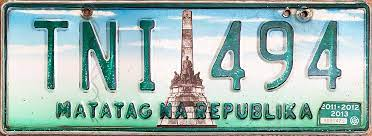
#> input picture image/green.jpg, 372 x 136 px
$ python threshold.py
#> lines starting #> are read from the running program, lines starting #| are printed output that depends on the picture; after the words box and inside, x2 and y2 are one past the last pixel; in counts of white or black regions, pixels touching at a corner belong together
import cv2
import pytesseract
import os
from PIL import Image
import re
pytesseract.pytesseract.tesseract_cmd = r"C:\Program Files\Tesseract-OCR\tesseract.exe"

img = cv2.imread('image/green.jpg')
#> img is the input picture: shape (136, 372, 3); mean B, G, R 177, 181.7, 156.9
img = cv2.cvtColor(img, cv2.COLOR_BGR2GRAY)
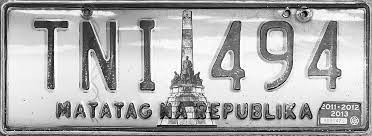
#> img: shape (136, 372); min 1, max 255, mean 173.7

# _, result = cv2.threshold(img, 100, 255, cv2.THRESH_BINARY)

adaptive_result = cv2.adaptiveThreshold(img, 255, cv2.ADAPTIVE_THRESH_GAUSSIAN_C, cv2.THRESH_BINARY, 41, 30) #the 15 is where I input the noise
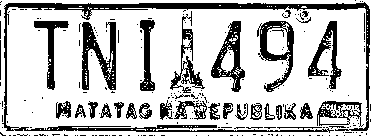
#> adaptive_result: shape (136, 372); 75.4% white; 230 black regions (198 under 20 px), largest, box (x1, y1, x2, y2) and area: (2, 2, 370, 133) 3901, (82, 22, 116, 90) 1134, (257, 21, 294, 92) 903

# cv2.imshow("result", result)
# cv2.waitKey(0)

# Save the result to an image file
cv2.imwrite('image/result.jpg', adaptive_result)

img_file = "image/result.jpg"

img_ocr = Image.open(img_file)
result_ocr = ''
try:
#> (the run stopped early here; a loop or call above may not have finished)

$ run again, with image/1001237705.jpg copied over image/green.jpg
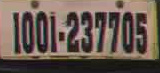
#> input picture image/1001237705.jpg, 160 x 73 px
#> img is the input picture: shape (73, 160, 3); mean B, G, R 81.8, 90.8, 106.2
#> `img = cv2.cvtColor(img, cv2.COLOR_BGR2GRAY)`:
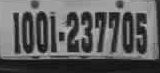
#> img: shape (73, 160); min 13, max 192, mean 94.4
#> `adaptive_result = cv2.adaptiveThreshold(img, 255, cv2.ADAPTIVE_THRESH_..`:
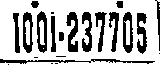
#> adaptive_result: shape (73, 160); 75.4% white; 22 black regions (7 under 20 px), largest, box (x1, y1, x2, y2) and area: (0, 59, 155, 64) 332, (66, 12, 78, 52) 293, (137, 13, 147, 54) 264

$ run again, with image/100806.jpg copied over image/green.jpg
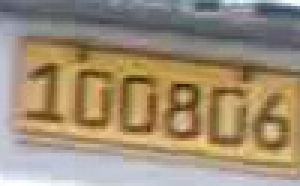
#> input picture image/100806.jpg, 100 x 62 px (shown 3 times larger)
#> img is the input picture: shape (62, 100, 3); mean B, G, R 117.4, 141.8, 158.5
#> `img = cv2.cvtColor(img, cv2.COLOR_BGR2GRAY)`:
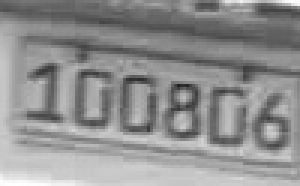
#> img: shape (62, 100) (shown 3 times larger); min 33, max 254, mean 144.1
#> `adaptive_result = cv2.adaptiveThreshold(img, 255, cv2.ADAPTIVE_THRESH_..`:
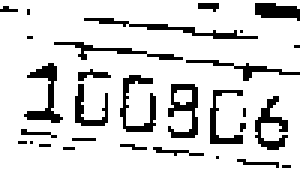
#> adaptive_result: shape (62, 100) (shown 3 times larger); 85.5% white; black in thin lines or dots, all inside (x1, y1, x2, y2) = (0, 1, 100, 56)

$ run again, with image/2875_2022-10-26T08-35-09.874000Z-2169d87f-9125-4cb3-a319-6eb26eac4f5903.jpg copied over image/green.jpg
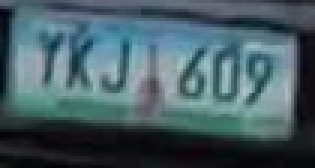
#> input picture image/2875_2022-10-26T08-35-09.874000Z-2169d87f-9125-4cb3-a319-6eb26eac4f5903.jpg, 105 x 56 px (shown 3 times larger)
#> img is the input picture: shape (56, 105, 3); mean B, G, R 99.4, 92.7, 70.4
#> `img = cv2.cvtColor(img, cv2.COLOR_BGR2GRAY)`:
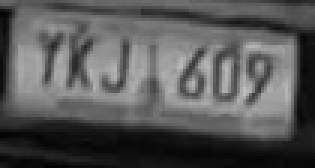
#> img: shape (56, 105) (shown 3 times larger); min 2, max 189, mean 86.8
#> `adaptive_result = cv2.adaptiveThreshold(img, 255, cv2.ADAPTIVE_THRESH_..`:
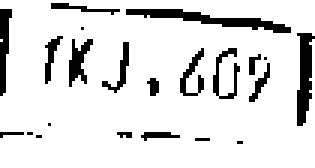
#> adaptive_result: shape (56, 105) (shown 3 times larger); 87.4% white; 22 black regions (11 under 20 px), largest, box (x1, y1, x2, y2) and area: (42, 3, 97, 11) 153, (99, 11, 105, 42) 120, (0, 3, 4, 32) 74
